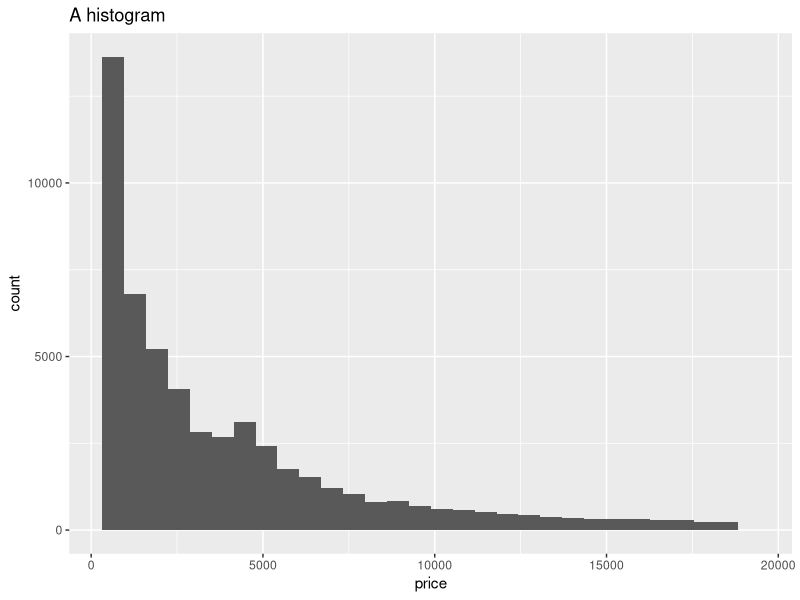

Recreate this plot in R.
## ---- chunk 1
5*5
x <- 5*5
## ---- chunk 2
y <- 5*5*5
## ---- chunk 3
library(tidyverse)
ds <- diamonds
ds <- ds %>% filter(cut == "Ideal")
## ---- chunk 4
x <- 'Hello'
print(x)
## ---- chunk 5
ds <- diamonds
ggplot(ds, aes(x = price)) + geom_histogram() + ggtitle("A histogram")
## ---- chunk 6
ds %>% head()
## ---- chunk 7
library(knitr)
kable(ds %>% head(), caption = "The first 5 diamond cuts and prices")
## ---- chunk 8
Sys.time()
sessionInfo()
